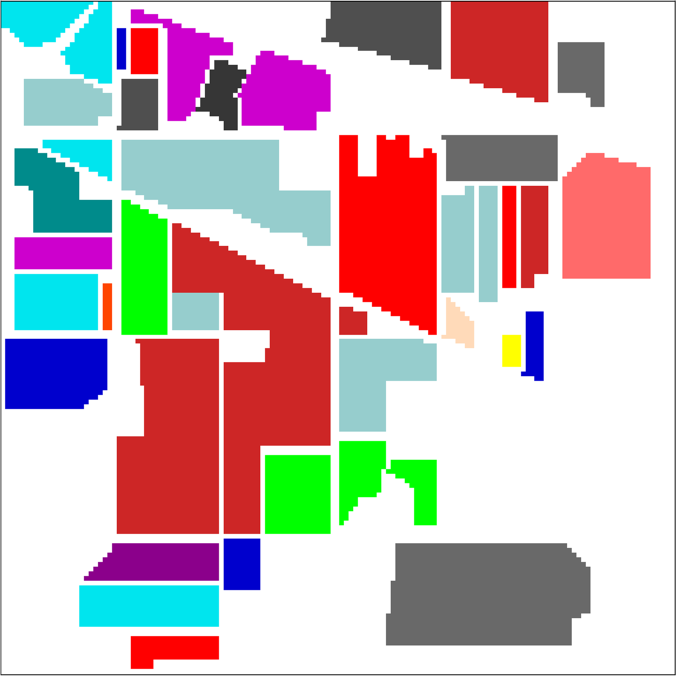
#> input picture HSI_UP/Fig/Ground-truth_IP.png, 1353 x 1352 px, found by its file name (shown at 1/2 size)
$ python ResizeFig.py
#> lines starting #> are read from the running program, lines starting #| are printed output that depends on the picture
import cv2
import os
def resize():
    image_size_h = 2000  # 设定宽
    image_size_w = 2000  # 设定长
    source_path = "D:\HSI_Classification\HSI_UP\Fig\IP/"  # 源文件路径
    target_path = "D:\HSI_Classification\HSI_UP\Fig\Resize_IP/"  # 输出目标文件路径

    if not os.path.exists(target_path):
        os.makedirs(target_path)

    image_list = os.listdir(source_path)  # 获得文件名

    for file in image_list:
        file_name = os.path.join(source_path, file)
        image_source = cv2.imread(file_name)  # 读取图片
        image = cv2.resize(image_source, (image_size_w, image_size_h), 0, 0)  # 修改尺寸
        cv2.imwrite(target_path + file + ".png", image)  # 重命名并且保存
    print("批量处理完成")

def resize_singal():
    source_path = "D:\HSI_Classification\HSI_UP\Fig\Ground-truth_IP.png"  # 源文件路径
    target_path = "D:\HSI_Classification\HSI_UP\Fig\Resize_IP/"  # 输出目标文件路径
    image_source = cv2.imread(source_path)  # 读取图片
#> image_source is the input picture: shape (1352, 1353, 3); mean B, G, R 182, 179.1, 197.9
    image = cv2.resize(image_source, (1300, 1300), 0, 0)  # 修改尺寸
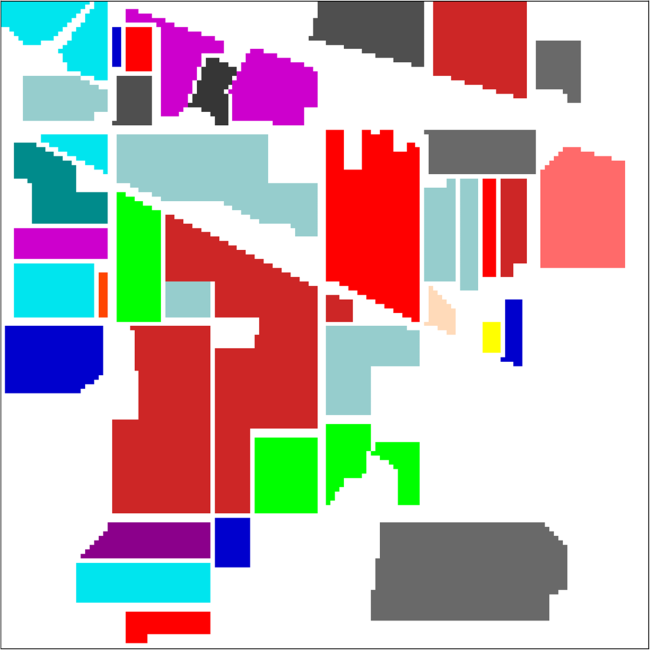
#> image: shape (1300, 1300, 3) (shown at 1/2 size); mean B, G, R 182, 179.1, 197.9
    cv2.imwrite(target_path + "Ground-truth_IP" + ".png", image)  # 重命名并且保存

if __name__ == '__main__':
    resize_singal()
